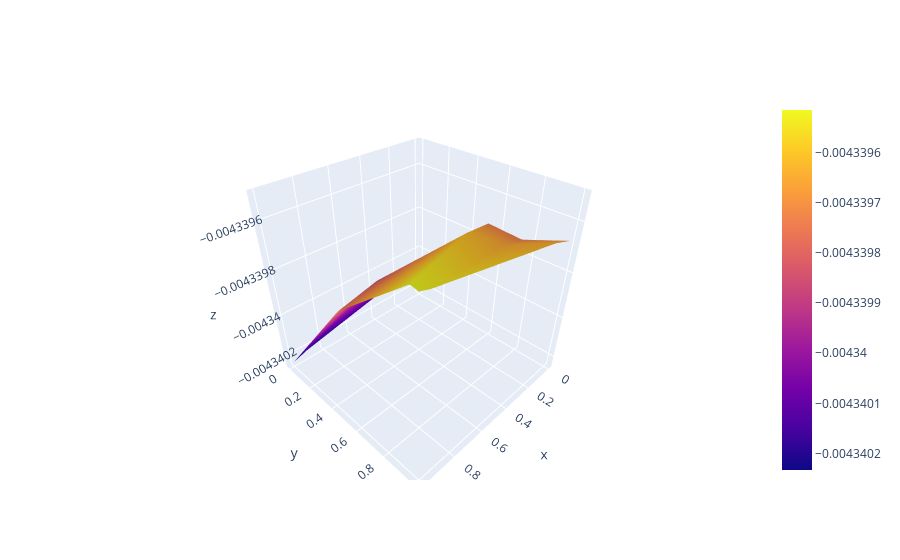

Here is the notebook cell this chart was saved with:
### Markdown cell above
Exactly what we expected. We have a 2D hyperplane. If we are doing classification, this hyperplane splits the 3D datapoints into two classes, and we could classify the group of point that fall above or below the hyperplane as belonging to one or another class.

In the case of regression, we would want the point to fall on the hyperplane, as much as possible.

Even though we could scale this to more dimensions easily, the limitations of a linear model should be clear: a lot of data simply is not linear.

To avoid this, we can add tricks to our model:

- a simple approach would be to do basis expansion. E.g. points $X = (x_1, x_2)$ might not be linear serparable, but $\phi(X) = (x_1, x_2, x_1 x_2, x_1^2, x_2^2)$ is a basis expansion that might be linear.
- because basis expansion runs into scaling problems pretty fast (it scales roughly $O(n^2)$) we could use the kernel trick, like a Support Vector Machine does. 
- We could use a decision tree or randomm model, which is a way to chain linear models that result in non linear models) we could use the kernel trick, like a Support Vector Machine does. 
- We could use a decision tree or randomm model, which is a way to chain linear models that result in non linear models.

These "tricks" cover most of the classic models you can find in the scikit-learn library. While they have advantages, there will still be cases where these models are not commplex enough. 

# Neural Networks
A neural network chains linear models with an activation function. The only thing that is different in the next model is that after every linear transformation we will apply the relu function.

![full network](images/nnet.png)

This is what a fully connected neural network would look like.
We can recognize the single units with the multiple inputs.

### Code cell
out = linear.nn_predict(params, grid)
z = out.reshape(k,k)
fig = go.Figure(data=go.Surface(x=x, y=y, z=z))
fig.show()

### Figure 1 — Plotly figure (JSON) as saved in the notebook; plotly's stock layout.template omitted (floating-point values rounded to 4 significant figures; data arrays with more than 128 entries replaced by an {"elided": "..."} marker saying what was removed)
{"data": [{"type": "surface", "x": [0, 0.0101, 0.0202, 0.0303, 0.0404, 0.05051, 0.06061, 0.07071, 0.08081, 0.09091, 0.101, 0.1111, 0.1212, 0.1313, 0.1414, 0.1515, 0.1616, 0.1717, 0.1818, 0.1919, 0.202, 0.2121, 0.2222, 0.2323, 0.2424, 0.2525, 0.2626, 0.2727, 0.2828, 0.2929, 0.303, 0.3131, 0.3232, 0.3333, 0.3434, 0.3535, 0.3636, 0.3737, 0.3838, 0.3939, 0.404, 0.4141, 0.4242, 0.4343, 0.4444, 0.4545, 0.4646, 0.4747, 0.4848, 0.4949, 0.5051, 0.5152, 0.5253, 0.5354, 0.5455, 0.5556, 0.5657, 0.5758, 0.5859, 0.596, 0.6061, 0.6162, 0.6263, 0.6364, 0.6465, 0.6566, 0.6667, 0.6768, 0.6869, 0.697, 0.7071, 0.7172, 0.7273, 0.7374, 0.7475, 0.7576, 0.7677, 0.7778, 0.7879, 0.798, 0.8081, 0.8182, 0.8283, 0.8384, 0.8485, 0.8586, 0.8687, 0.8788, 0.8889, 0.899, 0.9091, 0.9192, 0.9293, 0.9394, 0.9495, 0.9596, 0.9697, 0.9798, 0.9899, 1], "y": [0, 0.0101, 0.0202, 0.0303, 0.0404, 0.05051, 0.06061, 0.07071, 0.08081, 0.09091, 0.101, 0.1111, 0.1212, 0.1313, 0.1414, 0.1515, 0.1616, 0.1717, 0.1818, 0.1919, 0.202, 0.2121, 0.2222, 0.2323, 0.2424, 0.2525, 0.2626, 0.2727, 0.2828, 0.2929, 0.303, 0.3131, 0.3232, 0.3333, 0.3434, 0.3535, 0.3636, 0.3737, 0.3838, 0.3939, 0.404, 0.4141, 0.4242, 0.4343, 0.4444, 0.4545, 0.4646, 0.4747, 0.4848, 0.4949, 0.5051, 0.5152, 0.5253, 0.5354, 0.5455, 0.5556, 0.5657, 0.5758, 0.5859, 0.596, 0.6061, 0.6162, 0.6263, 0.6364, 0.6465, 0.6566, 0.6667, 0.6768, 0.6869, 0.697, 0.7071, 0.7172, 0.7273, 0.7374, 0.7475, 0.7576, 0.7677, 0.7778, 0.7879, 0.798, 0.8081, 0.8182, 0.8283, 0.8384, 0.8485, 0.8586, 0.8687, 0.8788, 0.8889, 0.899, 0.9091, 0.9192, 0.9293, 0.9394, 0.9495, 0.9596, 0.9697, 0.9798, 0.9899, 1], "z": {"elided": "100x100 float values"}}], "layout": {}}
